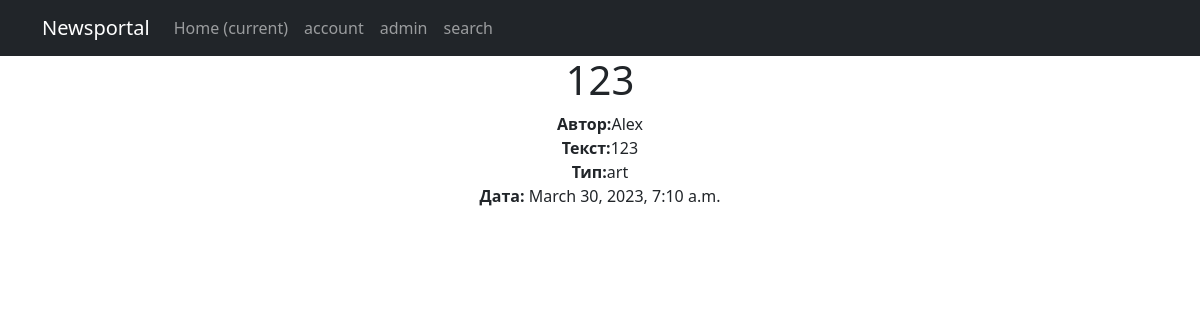
/news/72, run on the app's committed database.
### news/models.py (models this page shows, shortened)
class Post(models.Model):
    article = 'art'
    news = 'new'
    POST_TYPE = [
        (article, "Статья"),
        (news, "Новость")
    ]
    author = models.ForeignKey(Author, on_delete = models.CASCADE)
    post_type = models.CharField(max_length = 3, choices = POST_TYPE, default = article)
    created = models.DateTimeField(auto_now_add = True)
    cats = models.ManyToManyField(Category, through = 'PostCategory')
    title = models.CharField(max_length = 256)
    text = models.TextField()
    rating = models.IntegerField(default = 0)

class Author(models.Model):
    user = models.OneToOneField(User, on_delete = models.CASCADE)
    rating = models.IntegerField(default = 0)

### news/views.py (the view)
# urls.py: path('<int:pk>', PostDetail.as_view(),name ='post_detail'),
class PostDetail(DetailView):
    model = Post
    template_name = 'post.html'
    context_object_name = 'post'

### news/templatetags/censor_filter.py (called while the page is built)
@register.filter()
def censor(text):
    if type(text) == str:
        BAD_WORDS = ["Новость", "Статья"]
        for word in BAD_WORDS:
            text = text.replace(word[1::], '*' * len(word))
        return text
    else:
        print("TypeError")

### templates/post.html (shortened to what this page needs)
{% extends 'flatpages/default.html' %}
{% load censor_filter %}
{% block content %}
<h1>{{ post.title }}</h1>
<div><b>Автор:</b>{{post.author.user}}</div>
<div><b>Текст:</b>{{post.text|censor}}</div>
<div><b>Тип:</b>{{post.post_type}}</div>
<div><b>Дата:</b> {{post.created}}</div>
{% endblock content %}

### data on the page
Post: title "123", author.user "Alex", text|censor "123", post_type "art", created "March 30, 2023, 7:10 a.m."
